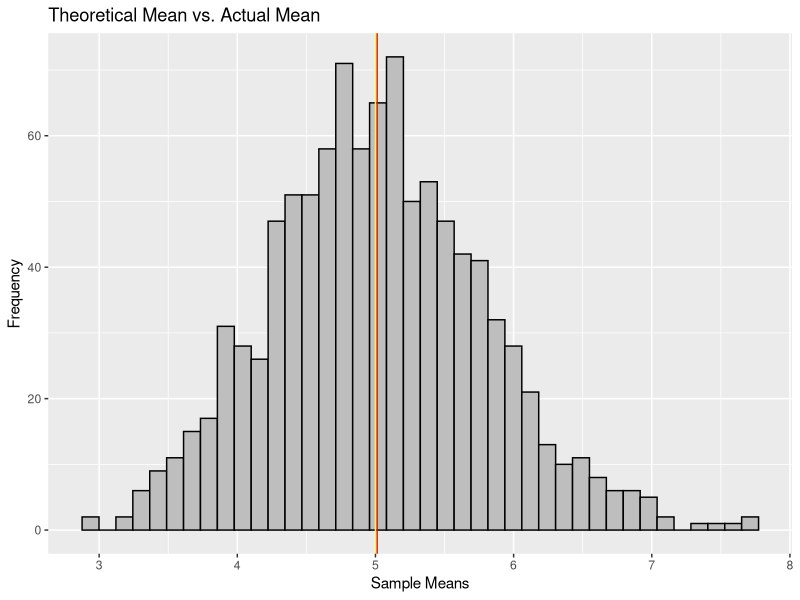
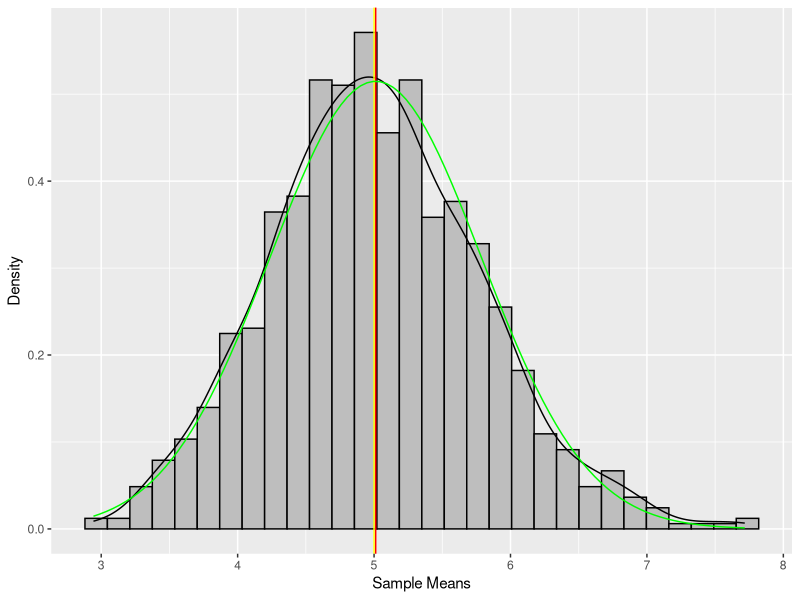

Reproduce these figures in R, in order.
## ---- chunk 1
knitr::opts_chunk$set(echo = TRUE)
## ---- chunk 2
#set seed for reproducability
set.seed(123)
## ---- chunk 3
# set the parameters per the quest of the assignment
lambda <- 0.2 # lambda
n <- 40 # number of exponentials
sim <- 1000 # number of simulations

# run the simulation
sim.exp <- replicate(sim, rexp(n, lambda))

# calculate mean of exponential simulations
mean.exp <- apply(sim.exp, 2, mean)
## ---- chunk 4
# mean of sample mean 
mm.exp <- mean(mean.exp)
mm.exp
## ---- chunk 5
# Theoretical Mean
1/lambda
## ---- chunk 6
# distribution of the sample mean
library(ggplot2)
meanexp <- data.frame(mean.exp)
ggplot(meanexp, aes(x=mean.exp)) +
          geom_histogram(bins=40, color="black", fill="grey") +
          geom_vline(aes(xintercept=mm.exp),color="red") +
          geom_vline(aes(xintercept=1/lambda),color="yellow") +          
          labs(x="Sample Means", y="Frequency") +
          ggtitle("Theoretical Mean vs. Actual Mean")

## ---- chunk 7
# Theoretical Variance
(1/lambda)^2 / n
## ---- chunk 8
# Sample Variance
sd(mean.exp)^2
## ---- chunk 9
ggplot(meanexp, aes(x=mean.exp)) +
          geom_histogram(aes(y=..density..), color="black", fill="grey") +
          geom_density() +
          geom_vline(aes(xintercept=mm.exp),color="red") +
          geom_vline(aes(xintercept=1/lambda),color="yellow") +          
          labs(x="Sample Means", y="Density") +
          stat_function(fun=dnorm, color="green",args=list(mean=mm.exp,sd=sd(mean.exp)))

